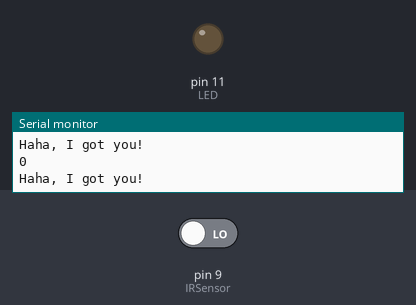
Recording of a sketch running on a simulated Arduino Uno, built with avr-gcc and run on an emulated ATmega328P. Parts: output pins drawn as LEDs (lit = HIGH), the last lines printed to the serial monitor. Inputs (shaded band) come from the test bench; at power-on: pin 9 (IRSensor) LOW.

Above: at 1.2 s.
1.3 s: pin 9 (IRSensor) driven HIGH
At 2.5 s:
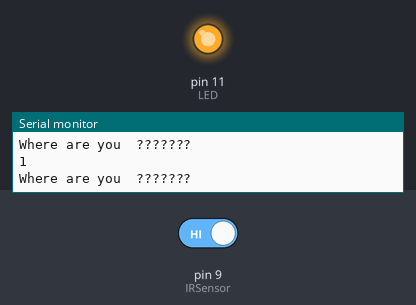
2.8 s: pin 9 (IRSensor) driven LOW
At 3.9 s:
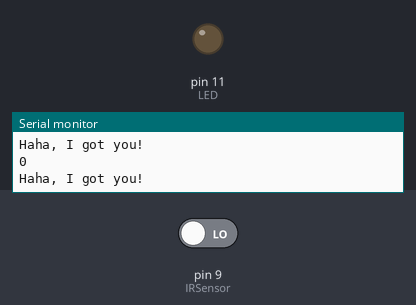
Timing chart, 0 to 5.8 s (numbered marks = the images above; inputs shaded):
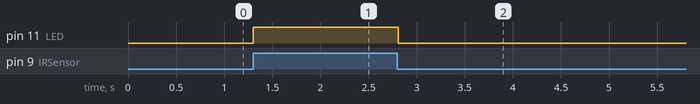

Measured:
- after the input at 1.3 s, pin 11 (LED): LOW → HIGH at once
- after the input at 2.8 s, pin 11 (LED): HIGH → LOW at once

The sketch:

Final_Code_for_IRSensor_with_LED_Intensity.ino
```cpp
// Final code for IRSesor with LED intensity
// Code for the Smart Street Light

int IRSensor = 9;
int LED = 11;

void setup() {
  pinMode(LED, OUTPUT);
  pinMode(IRSensor, INPUT);
  Serial.begin(9600);
  Serial.println("Serial is Working......");
}

void loop() {
  // Checks the status of the sensor
  int statusSensor = digitalRead(IRSensor);
  Serial.println(statusSensor);

// Main If-Else Loop for the IRSensor
  if (statusSensor == 1) {
    // analogWrite(LED, 50);
    digitalWrite(LED, HIGH);
    Serial.println("Where are you  ???????");
  }

  else if (statusSensor == 0) {
    // for (int ledval = 0; ledval <= 255; ledval += 250) {
      digitalWrite(LED, LOW);
      // Serial.println(ledval);
      Serial.println("Haha, I got you! ");
    // }
  }
  delay(100);
}
```
